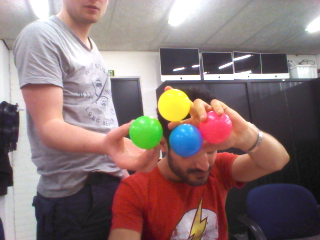
#> input picture ball_samples.png, 320 x 240 px
$ python -i CircleDetection.py   (imports and definitions only)   (Python 2 division)
#> lines starting #> are read from the running program, lines starting #| are printed output that depends on the picture; after the words box and inside, x2 and y2 are one past the last pixel; in counts of white or black regions, pixels touching at a corner belong together
#> further down, picture is the input picture: shape (240, 320, 3); mean B, G, R 115.8, 116.8, 137.6
import cv2
import numpy as np
from naoqi import ALBroker, ALProxy

nao_ip = "192.168.1.103"
nao_port = 9559


def circle_detect(img):
    """
    Detect all circles in the image
    """
    cimg = img.copy()
    cv2.imshow('Original', cimg)
    img = cv2.cvtColor(img, cv2.COLOR_BGR2HSV)
#> img: shape (240, 320, 3); mean H, S, V 85.1, 62.2, 143.3
    img[:, :, 2] = [[max(pixel - 25, 0) if pixel < 190 else min(pixel + 25, 255) for pixel in row] for row in img[:, :, 2]]
#> img: shape (240, 320, 3); mean H, S, V 85.1, 62.2, 130.6
    cv2.imshow('Contrast enhanced', img)
    img = cv2.cvtColor(img, cv2.COLOR_BGR2GRAY)
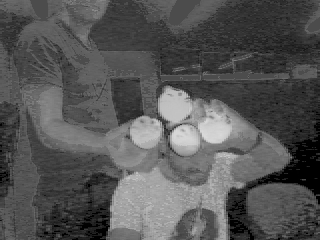
#> img: shape (240, 320); min 0, max 218, mean 85.3
    cv2.imshow('Grayscale', img)
    img = cv2.medianBlur(img, 11)
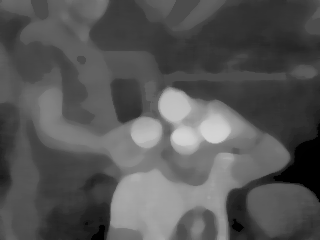
#> img: shape (240, 320); min 0, max 211, mean 85.5
    cv2.imshow('Blur 1', img)

    circles = cv2.HoughCircles(img, cv2.HOUGH_GRADIENT, 1, 25, param1=50, param2=30, minRadius=7, maxRadius=50)
#> circles = [[185.5, 138.5, 15.4], [146.5, 132.5, 15.9], [214.5, 128.5, 13.8], [178.5, 104.5, 20]]
    if circles is not None:
        circles = np.uint16(np.around(circles))
#> circles = [[186, 138, 15], [146, 132, 16], [214, 128, 14], [178, 104, 20]]
        for i in circles[0, :]:
            # draw the outer circle
            cv2.circle(cimg, (i[0], i[1]), i[2], (0, 255, 0), 2)
            # draw the center of the circle
            cv2.circle(cimg, (i[0], i[1]), 2, (0, 0, 255), 3)
#> this loop made 4 passes
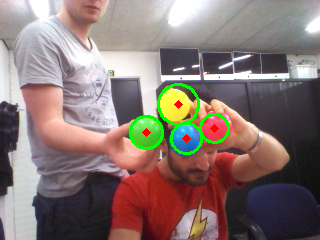
#> cimg: shape (240, 320, 3); 1.75% of pixels changed, all inside (x1, y1, x2, y2) = (129, 83, 230, 155)

    cv2.imshow('detected circles', cimg)
    cv2.waitKey(0)
    cv2.destroyAllWindows()


def connect_new_cam(
    cam_name = "TeamPiagetsCam",
    cam_type = 0, # 0 is the upper one
    res = 2, # resolution
    colspace = 13, # BGR
    fps = 10 # frames per second
    ):
    """Breaks all previous connections with the webcam andcreates a new one"""
    try:
        cams = video_p.getSubscribers()
        # unsubscribe all cameras
        for cam in cams:
            video_p.unsubscribe(cam)
        # subcscribe new camera
        cam = video_p.subscribeCamera(cam_name, cam_type, res, colspace, fps)
        return cam
    except Exception, e:
        print("Error while subscribing a new camera:" , e)


def get_remote_image(cam):
    """Acquires an image from the assigned webcam"""
    image_container = video_p.getImageRemote(cam)
    width = image_container[0]
    height = image_container[1]

    # pixel data
    values = map(ord, list(image_container[6]))
    # pixel values into numpy array
    image = np.array(values, np.uint8).reshape((height, width, 3))
    return image

# [1 line that did not run here, left out]
cam = connect_new_cam()
# [3 lines not run here, left out]

>>> import cv2
>>> picture = cv2.imread('ball_samples.png')
>>> result = circle_detect(picture)
